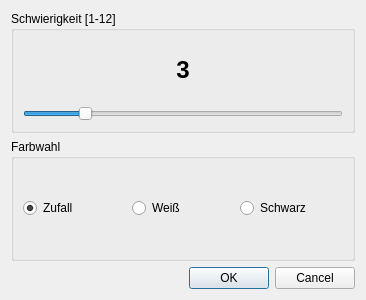
<?xml version="1.0" encoding="UTF-8"?>
<ui version="4.0">
 <class>Dialog</class>
 <widget class="QDialog" name="Dialog">
  <property name="geometry">
   <rect>
    <x>0</x>
    <y>0</y>
    <width>366</width>
    <height>300</height>
   </rect>
  </property>
  <property name="windowTitle">
   <string>Spiel Einstellungen</string>
  </property>
  <layout class="QVBoxLayout" name="verticalLayout">
   <item>
    <widget class="QGroupBox" name="groupBox_2">
     <property name="title">
      <string>Schwierigkeit [1-12]</string>
     </property>
     <layout class="QVBoxLayout" name="verticalLayout_2">
      <item>
       <widget class="QLabel" name="label">
        <property name="font">
         <font>
          <pointsize>20</pointsize>
          <weight>75</weight>
          <bold>true</bold>
         </font>
        </property>
        <property name="layoutDirection">
         <enum>Qt::RightToLeft</enum>
        </property>
        <property name="styleSheet">
         <string notr="true"/>
        </property>
        <property name="text">
         <string>&lt;html&gt;&lt;head/&gt;&lt;body&gt;&lt;p&gt;&lt;span style=&quot; font-size:18pt;&quot;&gt;3&lt;/span&gt;&lt;/p&gt;&lt;/body&gt;&lt;/html&gt;</string>
        </property>
        <property name="alignment">
         <set>Qt::AlignCenter</set>
        </property>
       </widget>
      </item>
      <item>
       <widget class="QSlider" name="horizontalSlider">
        <property name="cursor">
         <cursorShape>PointingHandCursor</cursorShape>
        </property>
        <property name="minimum">
         <number>1</number>
        </property>
        <property name="maximum">
         <number>12</number>
        </property>
        <property name="pageStep">
         <number>3</number>
        </property>
        <property name="value">
         <number>3</number>
        </property>
        <property name="orientation">
         <enum>Qt::Horizontal</enum>
        </property>
       </widget>
      </item>
     </layout>
    </widget>
   </item>
   <item>
    <widget class="QGroupBox" name="groupBox">
     <property name="font">
      <font>
       <weight>50</weight>
       <bold>false</bold>
      </font>
     </property>
     <property name="layoutDirection">
      <enum>Qt::LeftToRight</enum>
     </property>
     <property name="title">
      <string>Farbwahl</string>
     </property>
     <layout class="QHBoxLayout" name="horizontalLayout">
      <item>
       <widget class="QRadioButton" name="radioButton_3">
        <property name="font">
         <font>
          <weight>50</weight>
          <bold>false</bold>
         </font>
        </property>
        <property name="cursor">
         <cursorShape>PointingHandCursor</cursorShape>
        </property>
        <property name="text">
         <string>Zufall</string>
        </property>
        <property name="checked">
         <bool>true</bool>
        </property>
       </widget>
      </item>
      <item>
       <widget class="QRadioButton" name="radioButton_2">
        <property name="font">
         <font>
          <weight>50</weight>
          <bold>false</bold>
         </font>
        </property>
        <property name="cursor">
         <cursorShape>PointingHandCursor</cursorShape>
        </property>
        <property name="text">
         <string>Weiß</string>
        </property>
       </widget>
      </item>
      <item>
       <widget class="QRadioButton" name="radioButton">
        <property name="font">
         <font>
          <weight>50</weight>
          <bold>false</bold>
         </font>
        </property>
        <property name="cursor">
         <cursorShape>PointingHandCursor</cursorShape>
        </property>
        <property name="text">
         <string>Schwarz</string>
        </property>
       </widget>
      </item>
     </layout>
    </widget>
   </item>
   <item>
    <widget class="QDialogButtonBox" name="buttonBox">
     <property name="cursor">
      <cursorShape>PointingHandCursor</cursorShape>
     </property>
     <property name="locale">
      <locale language="German" country="Germany"/>
     </property>
     <property name="orientation">
      <enum>Qt::Horizontal</enum>
     </property>
     <property name="standardButtons">
      <set>QDialogButtonBox::Cancel|QDialogButtonBox::Ok</set>
     </property>
    </widget>
   </item>
  </layout>
  <action name="actionAccept">
   <property name="text">
    <string>Accept</string>
   </property>
  </action>
 </widget>
 <resources/>
 <connections>
  <connection>
   <sender>buttonBox</sender>
   <signal>accepted()</signal>
   <receiver>Dialog</receiver>
   <slot>accept()</slot>
   <hints>
    <hint type="sourcelabel">
     <x>248</x>
     <y>254</y>
    </hint>
    <hint type="destinationlabel">
     <x>157</x>
     <y>274</y>
    </hint>
   </hints>
  </connection>
  <connection>
   <sender>buttonBox</sender>
   <signal>rejected()</signal>
   <receiver>Dialog</receiver>
   <slot>reject()</slot>
   <hints>
    <hint type="sourcelabel">
     <x>316</x>
     <y>260</y>
    </hint>
    <hint type="destinationlabel">
     <x>286</x>
     <y>274</y>
    </hint>
   </hints>
  </connection>
  <connection>
   <sender>horizontalSlider</sender>
   <signal>sliderMoved(int)</signal>
   <receiver>label</receiver>
   <slot>setNum(int)</slot>
   <hints>
    <hint type="sourcelabel">
     <x>182</x>
     <y>112</y>
    </hint>
    <hint type="destinationlabel">
     <x>182</x>
     <y>68</y>
    </hint>
   </hints>
  </connection>
  <connection>
   <sender>horizontalSlider</sender>
   <signal>valueChanged(int)</signal>
   <receiver>label</receiver>
   <slot>setNum(int)</slot>
   <hints>
    <hint type="sourcelabel">
     <x>182</x>
     <y>112</y>
    </hint>
    <hint type="destinationlabel">
     <x>182</x>
     <y>68</y>
    </hint>
   </hints>
  </connection>
  <connection>
   <sender>buttonBox</sender>
   <signal>accepted()</signal>
   <receiver>actionAccept</receiver>
   <slot>trigger()</slot>
   <hints>
    <hint type="sourcelabel">
     <x>182</x>
     <y>278</y>
    </hint>
    <hint type="destinationlabel">
     <x>-1</x>
     <y>-1</y>
    </hint>
   </hints>
  </connection>
 </connections>
</ui>
